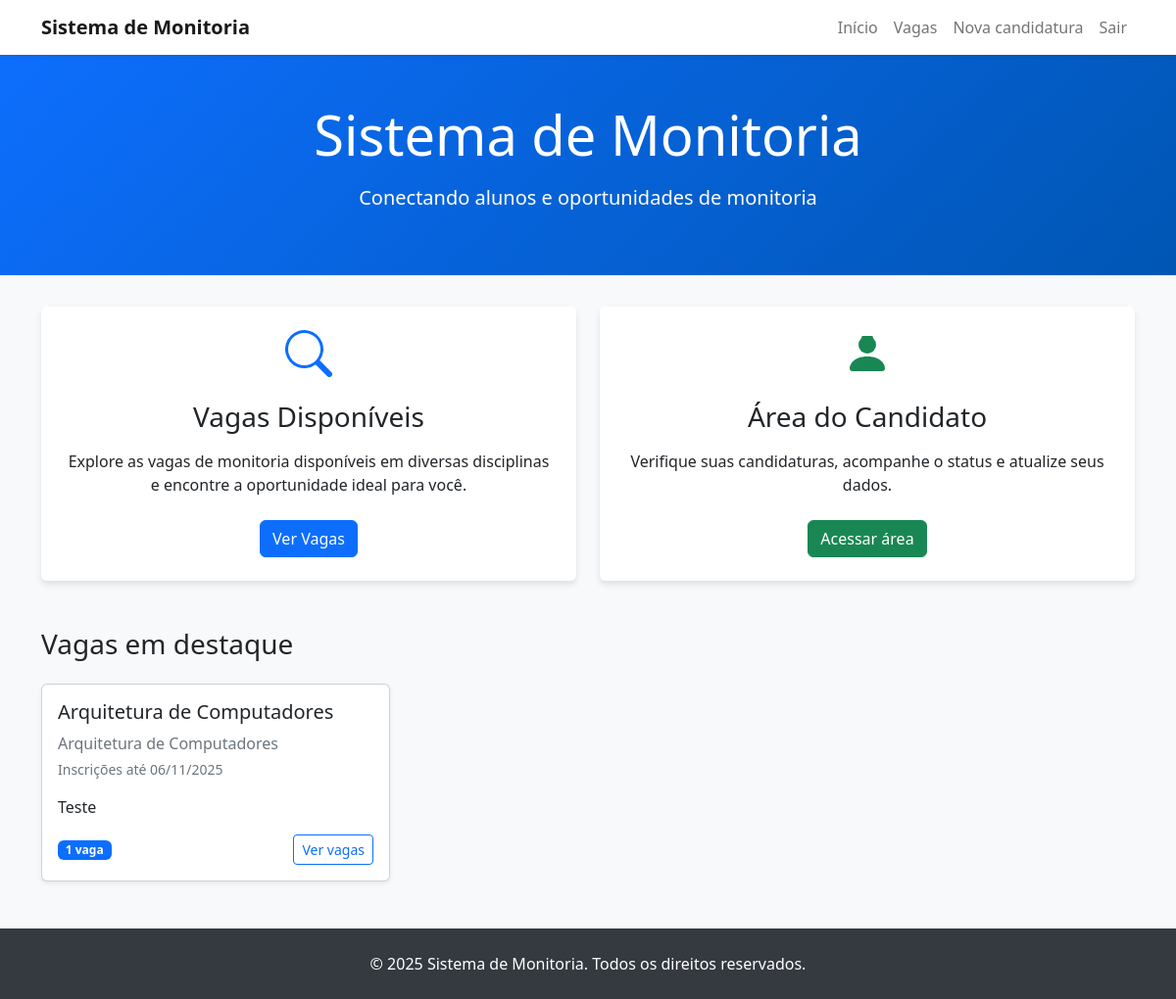
The page /index/ (signed in) on the database as committed earlier.
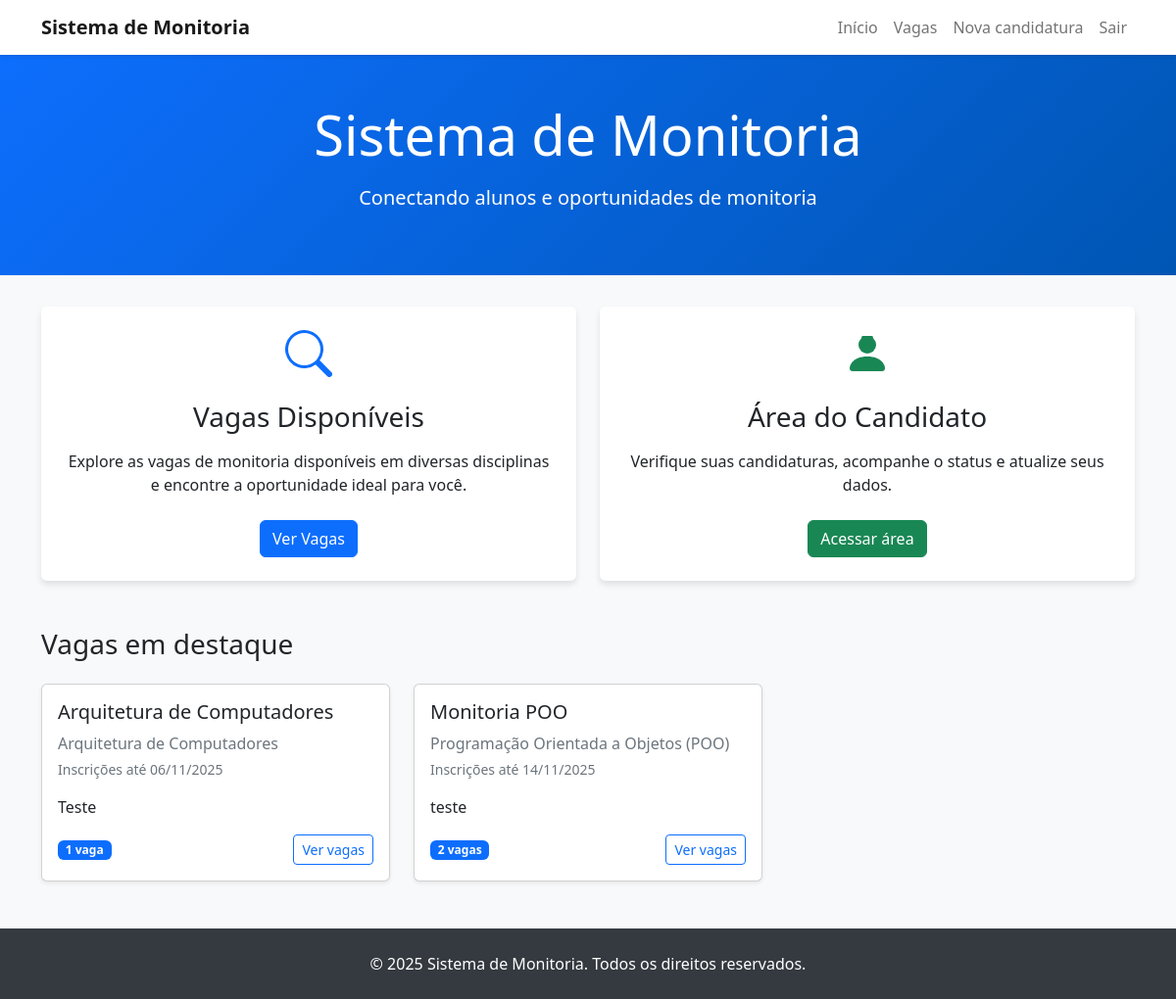
The same page on the database as committed later.
### content_app/models.py (models this page shows, shortened)
class TempoRegistro(models.Model):
    created_at = models.DateTimeField(auto_now_add=True)
    updated_at = models.DateTimeField(auto_now=True)
    class Meta:
        abstract = True

class VagaMonitoria(TempoRegistro):
    titulo = models.CharField(max_length=150)
    disciplina = models.ForeignKey(Disciplina, on_delete=models.PROTECT, related_name="vagas")
    prerequisitos = models.TextField(blank=True)
    responsabilidades = models.TextField(blank=True)
    periodo_minimo = models.PositiveSmallIntegerField(null=True, blank=True)
    cr_minimo = models.DecimalField(max_digits=4, decimal_places=2, null=True, blank=True,
                                    validators=[MinValueValidator(Decimal("0")), MaxValueValidator(Decimal("10"))])
    quantidade_vagas = models.PositiveSmallIntegerField(default=1, validators=[MinValueValidator(1)])
    carga_horaria_semanal = models.PositiveSmallIntegerField(default=4, validators=[MinValueValidator(1)])
    bolsa_valor = models.DecimalField(max_digits=9, decimal_places=2, null=True, blank=True)
    inscricoes_inicio = models.DateField(default=timezone.now)
    inscricoes_fim = models.DateField(default=timezone.now)
    monitoria_inicio = models.DateField(default=timezone.now)
    monitoria_fim = models.DateField(default=timezone.now)
    status = models.CharField(max_length=20, choices=VagaMonitoriaStatus.choices, default=VagaMonitoriaStatus.RASCUNHO)
    publicado_em = models.DateTimeField(null=True, blank=True)
    criado_por = models.ForeignKey(User, on_delete=models.PROTECT, related_name="vagas_criadas")
    atualizado_por = models.ForeignKey(User, null=True, blank=True, on_delete=models.SET_NULL,
                                       related_name="vagas_atualizadas")
    permitir_edicao_submetida = models.BooleanField(default=False)
    ativo = models.BooleanField(default=True)
    class Meta:
        ordering = ["-created_at"]
        verbose_name = "Vaga de Monitoria"
        verbose_name_plural = "Vagas de Monitoria"

class Disciplina(TempoRegistro):
    nome = models.CharField(max_length=150)
    codigo = models.CharField(max_length=20, unique=True)
    departamento = models.ForeignKey(Departamento, on_delete=models.PROTECT, related_name="disciplinas")
    carga_horaria = models.PositiveSmallIntegerField(validators=[MinValueValidator(1)])
    periodo = models.CharField(max_length=30)
    semestre = models.CharField(max_length=20)
    coordenador = models.ForeignKey(User, on_delete=models.PROTECT, related_name="disciplinas_coordenadas")
    ativo = models.BooleanField(default=True)
    class Meta:
        ordering = ["codigo"]
        unique_together = ("nome", "departamento", "semestre")

### content_app/views.py (the view)
# urls.py: path("index/", views.index, name="index"),
@login_required
def index(request):
    vagas_publicadas = (
        VagaMonitoria.objects.select_related("disciplina", "disciplina__departamento")
        .filter(status=VagaMonitoriaStatus.PUBLICADA, ativo=True)
        .order_by("inscricoes_fim")[:6]
    )
    return render(request, "index.html", {"vagas_publicadas": vagas_publicadas})

### streaming_platform/templates/index.html (shortened to what this page needs)
{% extends 'base.html' %}
{% block hero_subtitle %}Conectando alunos e oportunidades de monitoria{% endblock %}
{% block content %}
<div class="container mb-5">
    <div class="row g-4">
        <div class="col-md-6">
            <div class="card feature-card h-100">
                <div class="card-body text-center p-4">
                    <div class="mb-4">
                    </div>
                    <h3 class="card-title mb-3">Vagas Disponíveis</h3>
                    <p class="card-text mb-4">Explore as vagas de monitoria disponíveis em diversas disciplinas e encontre a oportunidade ideal para você.</p>
                    <a href="{% url 'listar_vagas' %}" class="btn btn-primary">Ver Vagas</a>
                </div>
            </div>
        </div>
        <div class="col-md-6">
            <div class="card feature-card h-100">
                <div class="card-body text-center p-4">
                    <div class="mb-4">
                    </div>
                    <h3 class="card-title mb-3">Área do Candidato</h3>
                    <p class="card-text mb-4">Verifique suas candidaturas, acompanhe o status e atualize seus dados.</p>
                    <a href="{% url 'area_candidato' %}" class="btn btn-success">Acessar área</a>
                </div>
            </div>
        </div>
    </div>
</div>
{% if vagas_publicadas %}
<div class="container mb-5">
    <h3 class="mb-4">Vagas em destaque</h3>
    <div class="row g-4">
        {% for vaga in vagas_publicadas %}
        <div class="col-md-4">
            <div class="card h-100 shadow-sm">
                <div class="card-body d-flex flex-column">
                    <h5 class="card-title">{{ vaga.titulo }}</h5>
                    <p class="text-muted mb-1">{{ vaga.disciplina.nome }}</p>
                    <p class="small text-secondary mb-3">Inscrições até {{ vaga.inscricoes_fim|date:"d/m/Y" }}</p>
                    <p class="mb-3">{{ vaga.prerequisitos|truncatewords:20 }}</p>
                    <div class="mt-auto d-flex justify-content-between align-items-center">
                        <span class="badge bg-primary">{{ vaga.quantidade_vagas }} vaga{{ vaga.quantidade_vagas|pluralize }}</span>
                        <a href="{% url 'listar_vagas' %}" class="btn btn-outline-primary btn-sm">Ver vagas</a>
                    </div>
                </div>
            </div>
        </div>
        {% endfor %}
    </div>
</div>
{% endif %}
{% endblock %}

Rows that differ between the two databases and show on the page:
added VagaMonitoria: titulo "Monitoria POO", disciplina.nome "Programação Orientada a Objetos (POO)", inscricoes_fim "14/11/2025", prerequisitos "teste", quantidade_vagas "2"
